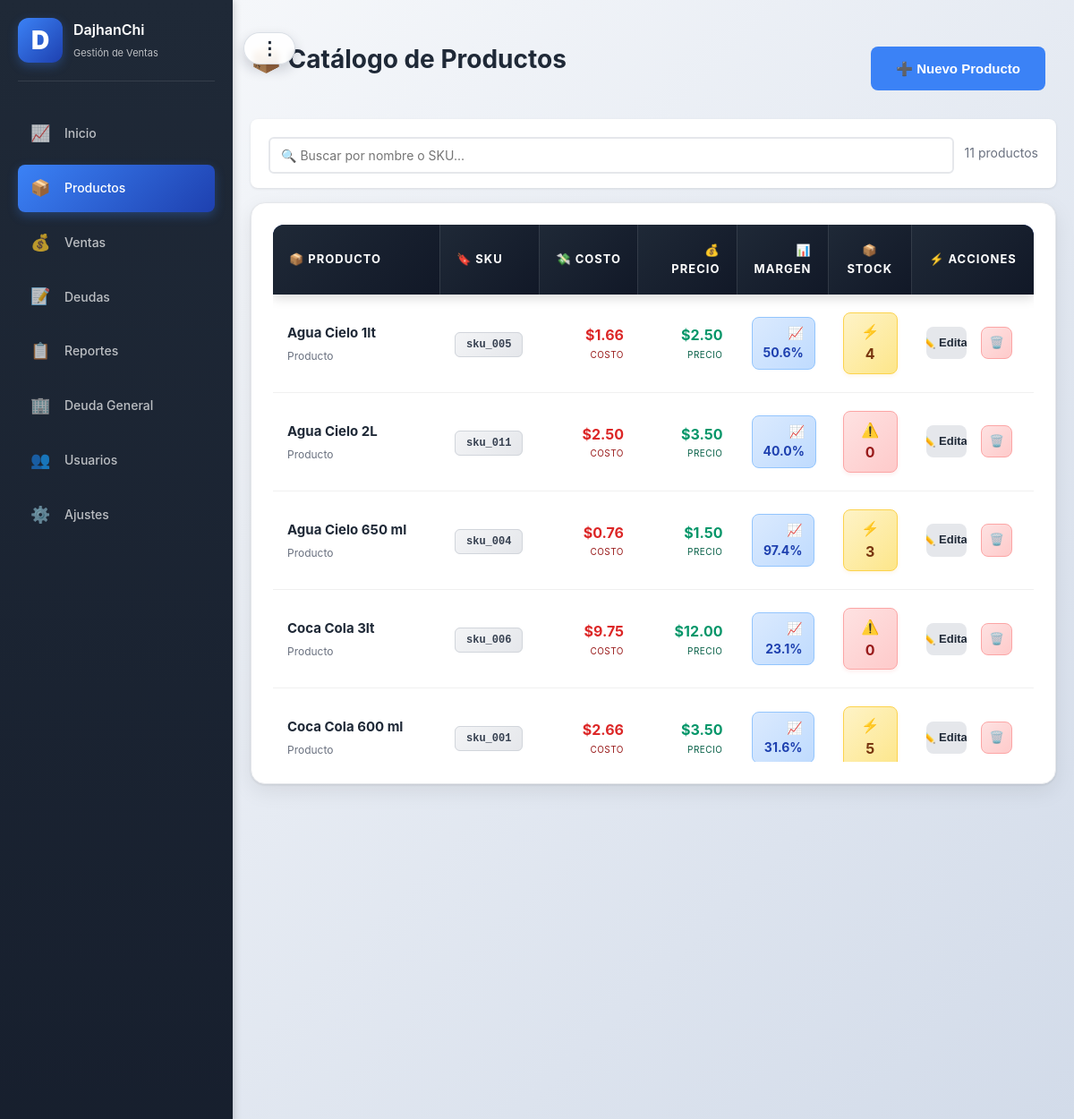
The page /products (signed in, upper part) on the database as committed earlier.
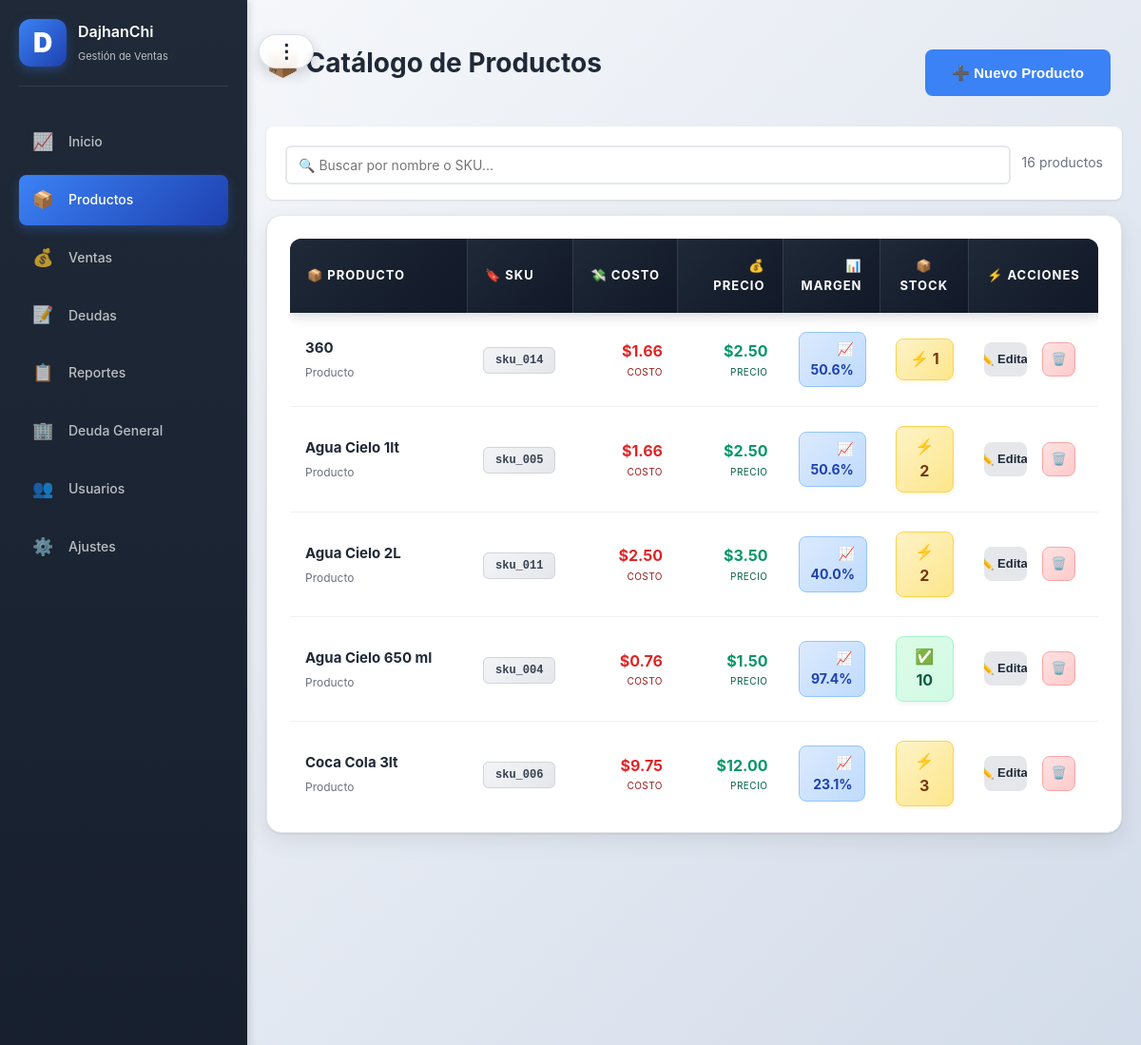
The same page on the database as committed later.
### app.py (models this page shows)
class Product(db.Model):
    id = db.Column(db.Integer, primary_key=True)
    user_id = db.Column(db.Integer, db.ForeignKey("user.id"), nullable=False, index=True)
    name = db.Column(db.String(160), nullable=False, index=True)
    sku = db.Column(db.String(64), nullable=True, index=True)
    package_cost_cents = db.Column(db.Integer, nullable=False, default=0)
    package_quantity = db.Column(db.Integer, nullable=False, default=1)
    cost_cents = db.Column(db.Integer, nullable=False, default=0)
    price_cents = db.Column(db.Integer, nullable=False, default=0)
    stock = db.Column(db.Integer, nullable=False, default=0, index=True)
    minimum_stock = db.Column(db.Integer, nullable=False, default=5)
    user = db.relationship("User", backref=db.backref("products", lazy=True))

### app.py (the view)
@app.route("/products")
@login_required
@require_permission("products")
def products():
    user_id = session.get("user_id")
    items = Product.query.filter_by(user_id=user_id).order_by(Product.name.asc()).limit(200).all()
    settings = get_user_settings(user_id)
    return render_template("products.html", products=items, settings=settings)

### app.py (called while the page is built, shortened)
@app.before_request
def init_db_once():
    global _db_initialized
    if _db_initialized:
        return

@app.template_filter("money")
def format_money(cents):
    if cents is None:
        return "$0.00"
    return f"${cents / 100:.2f}"

def get_user_settings(user_id):
    settings = Settings.query.filter_by(user_id=user_id).first()
    if not settings:
        settings = Settings(user_id=user_id, stock_yellow_threshold=10)
        db.session.add(settings)
        db.session.commit()
    return settings

def login_required(view):
    @wraps(view)
    def wrapped(*args, **kwargs):
        if not session.get("user_id"):
            return redirect(url_for("login"))
        return view(*args, **kwargs)
    return wrapped

### templates/products.html (shortened to what the changed rows need)
{% extends "base.html" %}
{% block content %}
<div class="page-head">
    <div>
        <h1>📦 Catálogo de Productos</h1>
    </div>
</div>
{% if products %}
<div style="background: white; padding: 16px 20px; border-radius: 8px; margin-bottom: 16px; box-shadow: 0 1px 3px rgba(0,0,0,0.1);">
    <div style="display: flex; gap: 12px; align-items: center;">
        <div style="flex: 1; position: relative;">
            <input type="text" id="searchInput" placeholder="🔍 Buscar por nombre o SKU..."
                   style="width: 100%; padding: 10px 12px; border: 2px solid #e5e7eb; border-radius: 6px; font-size: 14px; transition: border-color 0.2s; box-sizing: border-box;">
        </div>
        <div id="searchResults" style="color: #6b7280; font-size: 14px; white-space: nowrap;">
            <span id="totalProducts">{{ products|length }}</span> productos
        </div>
    </div>
</div>
{% endif %}
<div class="card animate-card-pop" style="border-radius: 16px; overflow: hidden; box-shadow: 0 1px 3px rgba(0, 0, 0, 0.1), 0 8px 24px rgba(0, 0, 0, 0.08); border: 1px solid #e5e7eb;">
    {% if products %}
    <div class="table-scroll-container">
    <table class="products-table">
        <thead>
            <tr>
                <th style="text-align: left; width: 22%;">📦 Producto</th>
                <th style="text-align: left; width: 13%;">🔖 SKU</th>
                <th style="text-align: right; width: 13%;">💸 Costo</th>
                <th style="text-align: right; width: 13%;">💰 Precio</th>
                <th style="text-align: right; width: 12%;">📊 Margen</th>
                <th style="text-align: center; width: 11%;">📦 Stock</th>
                <th style="text-align: center; width: 16%;">⚡ Acciones</th>
            </tr>
        </thead>
        <tbody>
        {% for product in products %}
            <tr data-product-name="{{ product.name }}" data-product-sku="{{ product.sku or '' }}">
                <td style="vertical-align: middle;">
                    <div style="font-weight: 700; color: #1f2937; font-size: 15px; margin-bottom: 4px;">{{ product.name }}</div>
                    <div style="font-size: 12px; color: #6b7280;">Producto</div>
                </td>
                <td style="vertical-align: middle;">
                    <code style="background: linear-gradient(135deg, #f3f4f6 0%, #e5e7eb 100%); padding: 6px 12px; border-radius: 6px; font-size: 12px; font-weight: 600; color: #374151; border: 1px solid #d1d5db;">{{ product.sku or "N/A" }}</code>
                </td>
                <td style="text-align: right; vertical-align: middle;">
                    <div style="font-weight: 700; color: #dc2626; font-size: 16px;">{{ product.cost_cents | money }}</div>
                    <div style="font-size: 10px; color: #991b1b; text-transform: uppercase; letter-spacing: 0.5px;">Costo</div>
                </td>
                <td style="text-align: right; vertical-align: middle;">
                    <div style="font-weight: 700; color: #059669; font-size: 16px;">{{ product.price_cents | money }}</div>
                    <div style="font-size: 10px; color: #065f46; text-transform: uppercase; letter-spacing: 0.5px;">Precio</div>
                </td>
                <td style="text-align: right; vertical-align: middle;">
                    {% if product.cost_cents > 0 %}
                    <div style="display: inline-flex; align-items: center; gap: 4px; background: linear-gradient(135deg, #dbeafe 0%, #bfdbfe 100%); color: #1e40af; padding: 6px 12px; border-radius: 8px; font-weight: 700; font-size: 14px; border: 1px solid #93c5fd;">
                        📈 {{ "%.1f" | format(((product.price_cents - product.cost_cents) / product.cost_cents * 100)) }}%
                    </div>
                    {% else %}
                    <span style="color: #9ca3af; font-size: 13px;">N/A</span>
                    {% endif %}
                </td>
                <td style="text-align: center; vertical-align: middle;">
                    {% if product.stock == 0 %}
                    <div style="display: inline-flex; align-items: center; gap: 6px; background: linear-gradient(135deg, #fee2e2 0%, #fecaca 100%); color: #991b1b; padding: 8px 14px; border-radius: 8px; font-weight: 700; font-size: 16px; border: 1px solid #fca5a5; box-shadow: 0 2px 4px rgba(239, 68, 68, 0.1);">
                        ⚠️ {{ product.stock }}
                    </div>
                    {% elif product.stock < settings.stock_yellow_threshold %}
                    <div style="display: inline-flex; align-items: center; gap: 6px; background: linear-gradient(135deg, #fef3c7 0%, #fde68a 100%); color: #78350f; padding: 8px 14px; border-radius: 8px; font-weight: 700; font-size: 16px; border: 1px solid #fcd34d; box-shadow: 0 2px 4px rgba(245, 158, 11, 0.1);">
                        ⚡ {{ product.stock }}
                    </div>
                    {% else %}
                    <div style="display: inline-flex; align-items: center; gap: 6px; background: linear-gradient(135deg, #dcfce7 0%, #d1fae5 100%); color: #065f46; padding: 8px 14px; border-radius: 8px; font-weight: 700; font-size: 16px; border: 1px solid #a7f3d0; box-shadow: 0 2px 4px rgba(16, 185, 129, 0.1);">
                        ✅ {{ product.stock }}
                    </div>
                    {% endif %}
                </td>
                <td style="text-align: center; vertical-align: middle;">
                    <div style="display: flex; gap: 8px; justify-content: center;">
                        <button type="button"
                                class="button secondary small edit-product-btn"
                                style="display: inline-flex; align-items: center; gap: 6px; padding: 8px 14px; border-radius: 8px; font-weight: 600; font-size: 13px;"
                                data-product-id="{{ product.id }}"
                                data-product-name="{{ product.name }}"
                                data-product-sku="{{ product.sku or '' }}"
                                data-package-cost="{{ (product.package_cost_cents / 100)|round(2) }}"
                                data-package-qty="{{ product.package_quantity }}"
                                data-cost="{{ (product.cost_cents / 100)|round(2) }}"
                                data-price="{{ (product.price_cents / 100)|round(2) }}"
                                data-stock="{{ product.stock }}">
                            ✏️ Editar
                        </button>
                        <button type="button"
                                class="button secondary small"
                                style="display: inline-flex; align-items: center; gap: 6px; padding: 8px 14px; border-radius: 8px; font-weight: 600; font-size: 13px; background: linear-gradient(135deg, #fee2e2 0%, #fecaca 100%); color: #991b1b; border: 1px solid #fca5a5;"
                                data-id="{{ product.id }}"
                                data-name="{{ product.name }}"
                                data-url="{{ url_for('product_delete', product_id=product.id) }}"
                                onclick="openDeleteConfirm(this.dataset.id, this.dataset.name, this.dataset.url)">
                            🗑️
                        </button>
                    </div>
                </td>
            </tr>
        {% endfor %}
        </tbody>
    </table>
    </div>
    {% endif %}
</div>
{% endblock %}

Rows that differ between the two databases and show on the page:
no longer on this page (row edited): Product: name "Coca Cola 600 ml", sku "sku_001", cost_cents "$2.66", price_cents "$3.50", price_cents+cost_cents "31.6", stock "5"
added Product: name "360", sku "sku_014", cost_cents "$1.66", price_cents "$2.50", price_cents+cost_cents "50.6", stock "1"
changed Product "Agua Cielo 1lt": stock "4" → "2"
changed Product "Agua Cielo 2L": stock "0" → "2"; stock "⚠️" → "⚡"
changed Product "Agua Cielo 650 ml": stock "3" → "10"; stock "⚡" → "✅"
changed Product "Coca Cola 3lt": stock "0" → "3"; stock "⚠️" → "⚡"
Other text that changed with them:
{{ products|length }}: "11" → "16"
